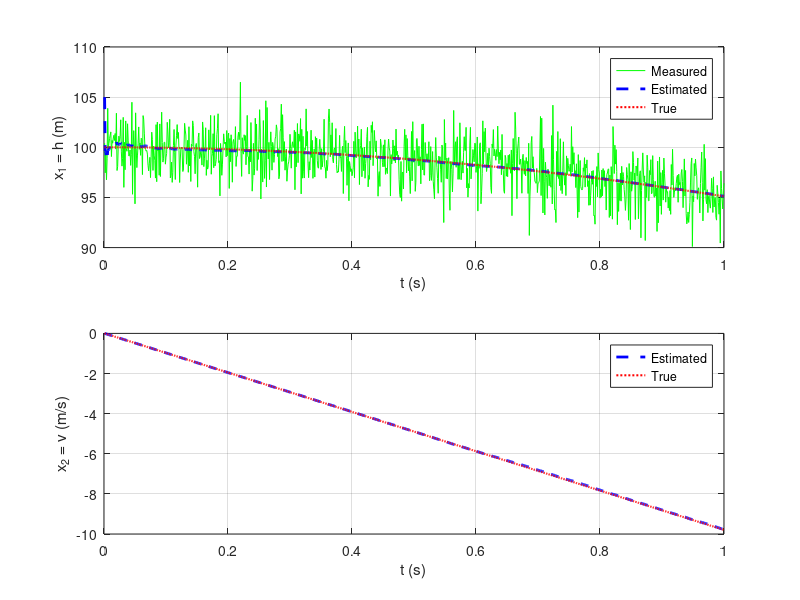
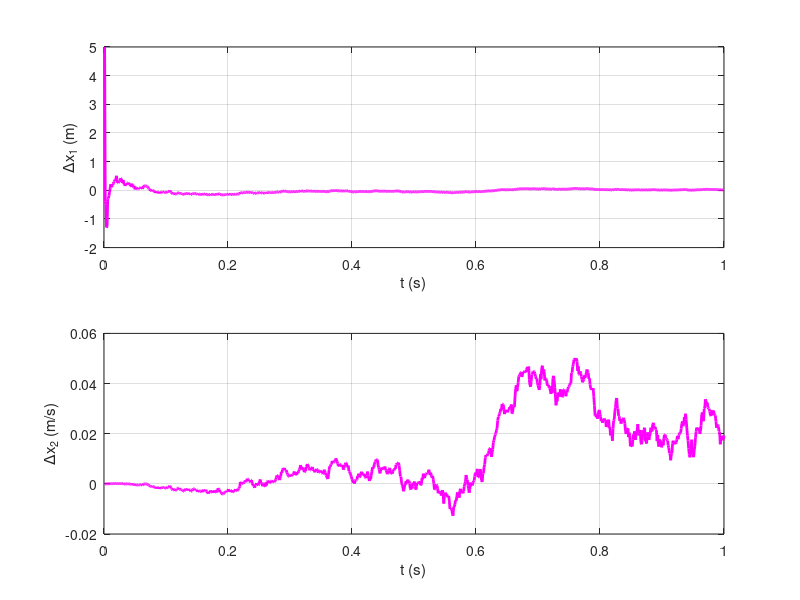

MATLAB code for these plots, in order:
%% Simulate the true signal and measurement
% Define the system
N = 1000; % number of time steps
dt = 0.001; % Sampling time (s)
t = dt*(1:N); % time vector (s)
F = [1, dt; 0, 1]; % system matrix - state
G = [-1/2*dt^2; -dt]; % system matrix - input
H = [1 0]; % observation matrix
Q = [0, 0; 0, 0]; % process noise covariance
u = 9.80665; % input = acceleration due to gravity (m/s^2)
I = eye(2); % identity matrix
% Define the initial position and velocity
y0 = 100; % m
v0 = 0; % m/s
% Initialize the state vector (true state)
xt = zeros(2, N); % True state vector
xt(:, 1) = [y0; v0]; % True intial state
% Loop through and calculate the state
for k = 2:N
% Propagate the states through the prediction equations
xt(:, k) = F*xt(:, k-1) + G*u;
end
% Generate the noisy measurement from the true state
R = 4; % m^2/s^2
v = sqrt(R)*randn(1, N); % measurement noise
z = H*xt + v; % noisy measurement
%% Perform the Kalman filter estimation
% Initialize the state vector (estimated state)
x = zeros(2, N); % Estimated state vector
x(:, 1) = [105; 0]; % Guess for initial state
% Initialize the covariance matrix
P = [10, 0; 0, 0.01]; % Covariance for initial state error
% Loop through and perform the Kalman filter equations recursively
for k = 2:N
% Predict the state vector
x(:, k) = F*x(:, k-1) + G*u;
% Predict the covariance
P = F*P*F' + Q;
% Calculate the Kalman gain matrix
K = P*H'/(H*P*H' + R);
% Update the state vector
x(:,k) = x(:,k) + K*(z(k) - H*x(:,k));
% Update the covariance
P = (I - K*H)*P;
end
%% Plot the results
% Plot the states
figure(1);
subplot(211);
plot(t, z, 'g-', t, x(1,:), 'b--', 'LineWidth', 2);
hold on; plot(t, xt(1,:), 'r:', 'LineWidth', 1.5)
xlabel('t (s)'); ylabel('x_1 = h (m)'); grid on;
legend('Measured','Estimated','True');
subplot(212);
plot(t, x(2,:), 'b--', 'LineWidth', 2);
hold on; plot(t, xt(2,:), 'r:', 'LineWidth', 1.5)
xlabel('t (s)'); ylabel('x_2 = v (m/s)'); grid on;
legend('Estimated','True');
% Plot the estimation errors
figure(2);
subplot(211);
plot(t, x(1,:)-xt(1,:), 'm', 'LineWidth', 2)
xlabel('t (s)'); ylabel('\Deltax_1 (m)'); grid on;
subplot(212);
plot(t, x(2,:)-xt(2,:), 'm', 'LineWidth', 2)
xlabel('t (s)'); ylabel('\Deltax_2 (m/s)'); grid on;